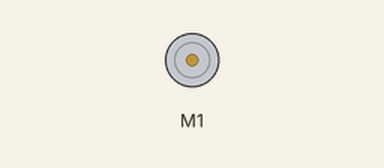
Recording of a sketch running on a simulated Arduino Uno, built with avr-gcc and run on an emulated ATmega328P. On the bench: DC motor (green arrow = forward, orange = backward, longer = faster).

Above: at 1.0 s.
At 3.0 s:
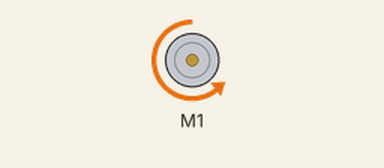
Timing chart, 0 to 5.2 s (numbered marks = the images above):
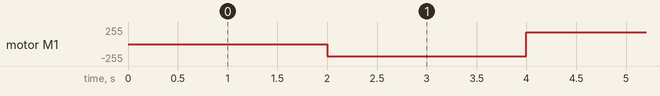

Measured:
- by itself, motor M1: alternates forward 180/255 for 2.0 s and backward 180/255 for 2.0 s

The sketch:

MotorDC_Shield_Motor.ino
```cpp
#include <AFMotor.h>

AF_DCMotor Motor1(1);  // Motor conectado a M1


void setup()
   {

       Motor1.run(RELEASE);     // Se deja el motor en punto muerto

   }

void loop()
   {
       Motor1.run(FORWARD);
       delay (2000);

       Motor1.setSpeed(180);  // Definimos la velocidad de  Motor1
       Motor1.run(BACKWARD);
       delay (2000);
   }
```
